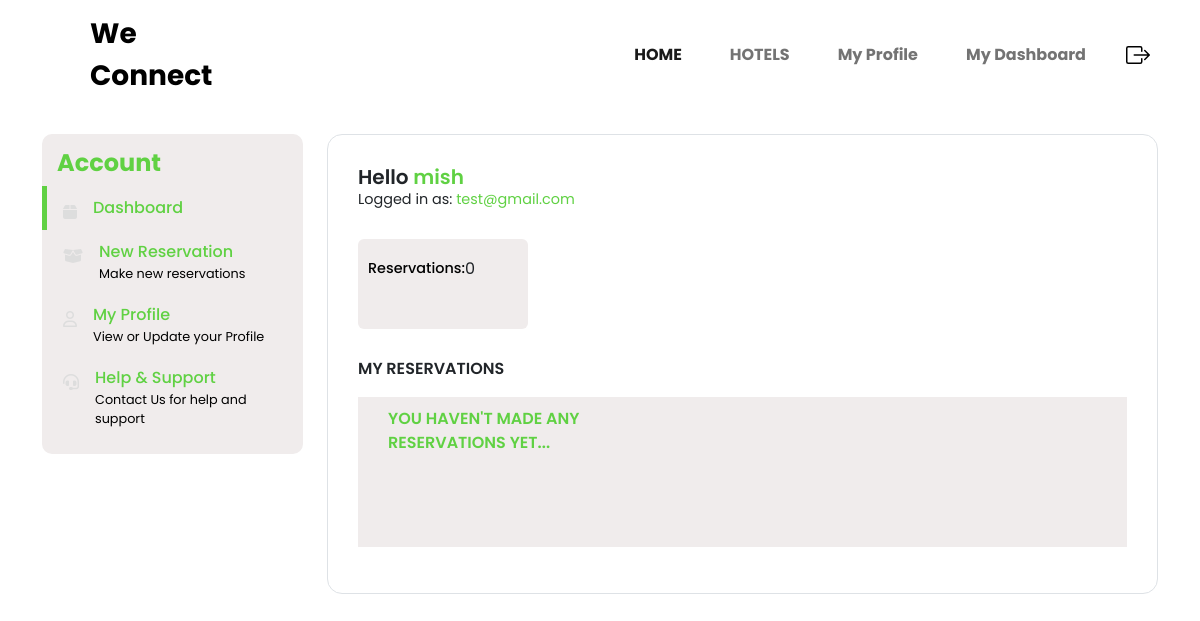
The page /dashboard/user/ (signed in) on the database as committed earlier.
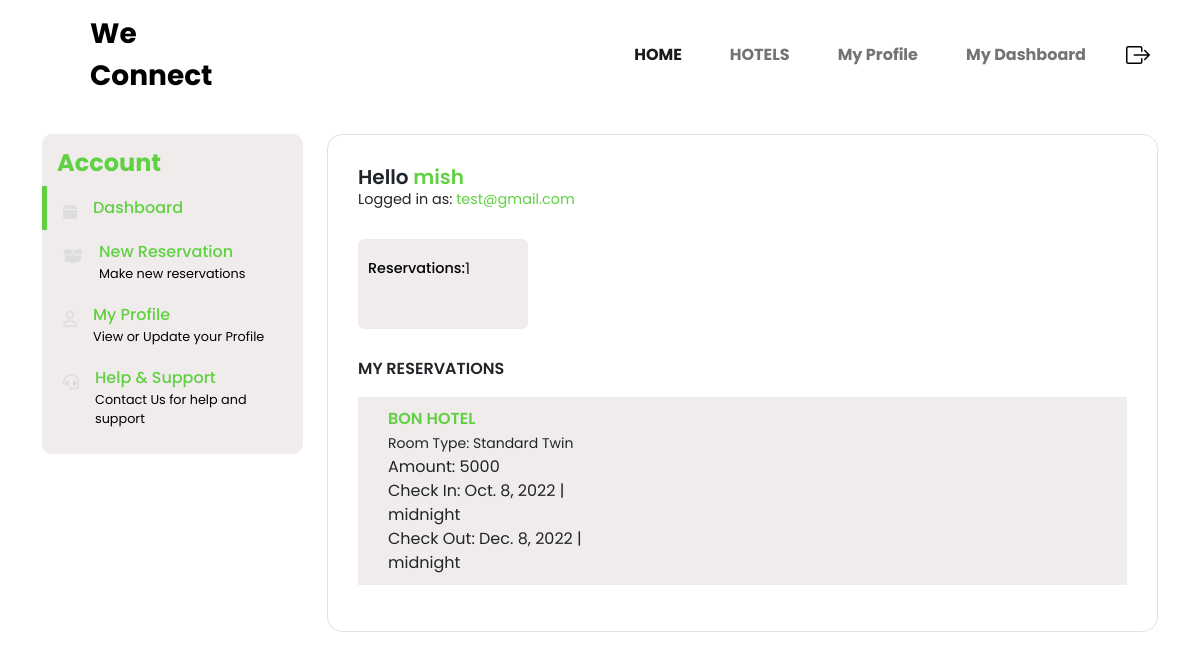
The same page on the database as committed later.
### accounts/models.py (models this page shows)
class User(AbstractUser):
    is_owner = models.BooleanField(default=False)
    is_client = models.BooleanField(default=False)
    first_name = models.CharField(max_length=100)
    last_name = models.CharField(max_length=100)
    email=models.EmailField()

### app/models.py (models this page shows, shortened)
class Bookings(models.Model):
    hotel = models.ForeignKey(Hotel, on_delete=models.CASCADE)
    amount = models.ForeignKey(Room,  on_delete=models.CASCADE)
    user =  models.ManyToManyField(Client, related_name='userBookings')
    date = models.DateTimeField(auto_now_add=True)
    phone = models.IntegerField(blank=True, null=True)
    check_in= models.DateTimeField()
    check_out = models.DateTimeField()

class Hotel (models.Model):
    hotel_name = models.CharField(max_length=100)
    description = models.TextField(blank= True)
    tagline = models.CharField(max_length=100)
    facility1 = models.CharField(max_length=30, blank=True, null=True)
    facility2 = models.CharField(max_length=30, blank=True, null=True)
    facility3 = models.CharField(max_length=30, blank=True, null=True)
    facility4 = models.CharField(max_length=30, blank=True, null=True)
    facility5= models.CharField(max_length=30, blank=True, null=True)
    cover_image = models.ImageField(upload_to='images/')
    def __str__(self):
            return self.hotel_name

class Room (models.Model):
    ROOM_TYPE = (
        ('Standard', 'Standard'),
        ('Standard Twin', 'Standard Twin'),
        ('Deluxe', 'Deluxe'),
        ('Deluxe Twin', 'Deluxe Twin')
        )
    name = models.CharField(max_length=30, choices=ROOM_TYPE)
    tagline = models.CharField(max_length=100)
    rate = models.PositiveIntegerField(blank=True, null=True)
    image = models.ImageField(upload_to='images/')
    hotel= models.ForeignKey(Hotel,  on_delete=models.CASCADE)
    def __str__(self):
        return self.name

### dashboard/views.py (the view)
# urls.py: path('user/', views.clientDashboard, name='clientDashboard'),
def clientDashboard(request):
    currentUser = request.user.client
    activeBookings = Bookings.objects.filter(user=currentUser.pk).all()
    return render(request, 'client.html', {'activeBookings': activeBookings})

### dashboard/templates/client.html (shortened to what this page needs)
{% extends "base.html" %}
{% load static %}
{% block content %}
<!DOCTYPE html>
<html lang="en">
  <head>
 <link rel="stylesheet" href="https://cdnjs.cloudflare.com/ajax/libs/font-awesome/6.1.1/css/all.min.css" />
 <link rel="stylesheet" href="https://cdnjs.cloudflare.com/ajax/libs/font-awesome/6.1.1/css/brands.min.css" />
 <link rel="stylesheet" href="https://cdnjs.cloudflare.com/ajax/libs/font-awesome/6.1.1/css/fontawesome.min.css" />
 <link rel="stylesheet" href="https://cdnjs.cloudflare.com/ajax/libs/font-awesome/6.1.1/css/solid.min.css" />
    <link href="https://cdn.jsdelivr.net/npm/bootstrap@5.0.2/dist/css/bootstrap.min.css" rel="stylesheet">
    <link href="https://cdnjs.cloudflare.com/ajax/libs/font-awesome/4.7.0/css/font-awesome.min.css" rel="stylesheet">
    <link rel="stylesheet" type="text/css" href="{% static 'css/userDashboard.css' %}">
</head>
  <body>
    <div class="container mt-4">
        <div class="row">
            <div class="col-lg-3 my-lg-0 my-md-1">
                <div id="sidebar" class=" bg-light bg-purple">
                    <div class="h4 text" style="color:#60D143; font-weight: bold;">Account</div>
                    <ul>
                        <li class="active">
                            <a href="{% url 'clientDashboard' %}" class="text-decoration-none d-flex align-items-start">
                                <div class="fas fa-box pt-2 me-3"></div>
                                <div class="d-flex flex-column">
                                    <div class="link">Dashboard</div>
                                </div>
                            </a>
                        </li>
                        <li>
                            <a href="{% url 'hotels' %}" class="text-decoration-none d-flex align-items-start">
                                <div class="fas fa-box-open pt-2 me-3"></div>
                                <div class="d-flex flex-column">
                                    <div class="link">New Reservation</div>
                                    <div class="link-desc">Make new reservations</div>
                                </div>
                            </a>
                        </li>
                        <li>
                            <a href="{% url 'profile' %}" class="text-decoration-none d-flex align-items-start">
                                <div class="far fa-user pt-2 me-3"></div>
                                <div class="d-flex flex-column">
                                    <div class="link">My Profile</div>
                                    <div class="link-desc">View or Update your Profile</div>
                                </div>
                            </a>
                        </li>
                        <li>
                            <a href="#" class="text-decoration-none d-flex align-items-start">
                                <div class="fas fa-headset pt-2 me-3"></div>
                                <div class="d-flex flex-column">
                                    <div class="link">Help & Support</div>
                                    <div class="link-desc">Contact Us for help and support</div>
                                </div>
                            </a>
                        </li>
                    </ul>
                </div>
            </div>
            <div class="col-lg-9 my-lg-0 my-1">
                <div id="main-content" class="bg-white border">
                    <div class="d-flex flex-column">
                        <div class="h5">Hello <span style="color:#60D143">{{user.username}}</span></div>
                        <div>Logged in as: <span style="color:#60D143">{{user.email}}</span></div>
                    </div>
                    <div class="d-flex my-4 flex-wrap">
                        <div class="box me-4 my-1 bg-light">
                            <div class="d-flex align-items-center mt-2">
                                <div class="tag">Reservations: </div>
                                {% if activeBookings %}
                                {{activeBookings|length}}
                                {% else %}
                                0
                                {% endif %}
                            </div>
                        </div>
                    </div>
                    <div class="text-uppercase">My Reservations</div>
                    <div class="order my-3 bg-light">
                        <div class="row">
                          {% if activeBookings %}
                         {% for activeBooking in activeBookings %}
                            <div class="col-lg-4">
                                <div class="d-flex flex-column justify-content-between order-summary">
                                    <div class="d-flex align-items-center">
                                        <div class="text-uppercase" style="color:#60D143">{{activeBooking.hotel}}</div>
                                    </div>
                                    <div class="fs-8"><small>Room Type: {{activeBooking.amount}}</small></div>
                                    <div class="fs-8">Amount: {{activeBooking.amount.rate}}</div>
                                    <div class="fs-8">Check In: {{activeBooking.check_in |date}} | {{activeBooking.check_in |time}}</div>
                                    <div class="fs-8">Check Out: {{activeBooking.check_out |date}} | {{activeBooking.check_out |time}}</div>
                                </div>
                            </div>
                         {% endfor %}
                          {% else %}
                          <div class="col-lg-4">
                            <div class="d-flex flex-column justify-content-between order-summary">
                                <div class="d-flex align-items-center">
                                    <div class="text-uppercase" style="color:#60D143">You haven't made any reservations yet...</div>
                                </div>
                            </div>
                        </div>
                          {% endif %}
                        </div>
                    </div>
                </div>
            </div>
        </div>
    </div>
{% endblock content %}

### app/templates/base.html (shortened to what this page needs)
{% load static %}
<!DOCTYPE html>
<html lang="en">
  <head>
    <link href="https://cdn.jsdelivr.net/npm/bootstrap@5.0.2/dist/css/bootstrap.min.css" rel="stylesheet">
    <link href="https://cdnjs.cloudflare.com/ajax/libs/font-awesome/4.7.0/css/font-awesome.min.css" rel="stylesheet">
<link rel="stylesheet" type="text/css" href="{% static 'css/base.css' %}">
<link rel="stylesheet" type="text/css" href="{% static 'css/main.css' %}">
</head>
<body>
<div class="container navBox" >
  <nav class="navbar navbar-expand-lg navbar-light"  *ngIf="nav.visible">
      <div class="container-fluid pe-lg-2 p-0">
          <a class="navbar-brand fw-bold fs-3" href="{% url 'home' %}" style="color:#000;">
            We
            <span><br>Connect</span>
        </a>
          <div class="collapse navbar-collapse" id="navbarSupportedContent">
              <ul class="navbar-nav ms-auto mb-2 mb-lg-0">
                  <li class="nav-item">
                      <a class="nav-link pe-3 me-4 fw-bold active" aria-current="page" href="{% url 'home' %}">HOME</a>
                  </li>
                  <li class="nav-item">
                      <a class="nav-link pe-3 me-4 fw-bold" href="{% url 'hotels' %}">HOTELS</a>
                  </li>
                  {% if user.is_authenticated %}
                  <li class="nav-item">
                      <a class="nav-link pe-3 me-4 fw-bold" href="{% url 'profile' %}">My Profile</a>
                  </li>
                  <li class="nav-item">
                      <a class="nav-link pe-3 me-4 fw-bold" href="{% url 'clientDashboard' %}">My Dashboard</a>
                  </li>
              </ul>
              <a class="navbar-logo ml-2" href="{% url 'logout' %}" class="text-center" style="color:black;">
              </a>
            </div>
    {% endif %}
          </div>
      </div>
{% block content %}
{% endblock %}
</body>
  </html>

### app/static/css/base.css (style rules this page uses)
* { padding: 0; margin: 0; box-sizing: border-box; font-family: Newyork; }
.navbar .navbar-nav .nav-item .active { color: #60D143; }
.navbar .navbar-nav .nav-item { color: black; }

### app/static/css/main.css (style rules this page uses)
html, body, header, .view { height: 80vh; }
body { background: #fff; color: #333333; }

### app/static/css/userDashboard.css (style rules this page uses)
* { padding: 0; margin: 0; box-sizing: border-box; font-family: 'Poppins', sans-serif; }
#sidebar { padding: 15px 0px 15px 0px; border-radius: 10px; }
#sidebar .h4 { font-weight: 500; padding-left: 15px; }
#sidebar ul { list-style: none; margin: 0; padding-left: 0rem; }
#sidebar ul li { padding: 10px 0; display: block; padding-left: 1rem; padding-right: 1rem; border-left: 5px solid transparent; }
#sidebar ul li.active { border-left: 5px solid #60D143; }
#sidebar ul li a { display: block; }
#sidebar ul li a .fas, #sidebar ul li a .far { color: #ddd; }
#sidebar ul li a .link { color: #60D143; font-weight: 500; }
#sidebar ul li a .link-desc { font-size: 0.8rem; color: #000; }
#main-content { padding: 30px; border-radius: 15px; }
#main-content .h5, #main-content .text-uppercase { font-weight: 600; margin-bottom: 0; }
#main-content .h5+div { font-size: 0.9rem; }
#main-content .box { padding: 10px; border-radius: 6px; width: 170px; height: 90px; }
#main-content .box .tag { font-size: 0.9rem; color: #000; font-weight: 500; }
.order { padding: 10px 30px; min-height: 150px; }
.bg-light { background-color: #f0ecec !important; }

Rows that differ between the two databases and show on the page:
added Bookings: hotel "BON HOTEL", amount "Standard Twin", amount.rate "5000", check_in "Oct. 8, 2022", check_in "midnight", check_out "Dec. 8, 2022", check_out "midnight"
Other text that changed with them:
{{ activeBookings|length }}: (not shown) → "1"
text no longer shown: "0 YOU HAVEN'T MADE ANY RESERVATIONS YET..."
